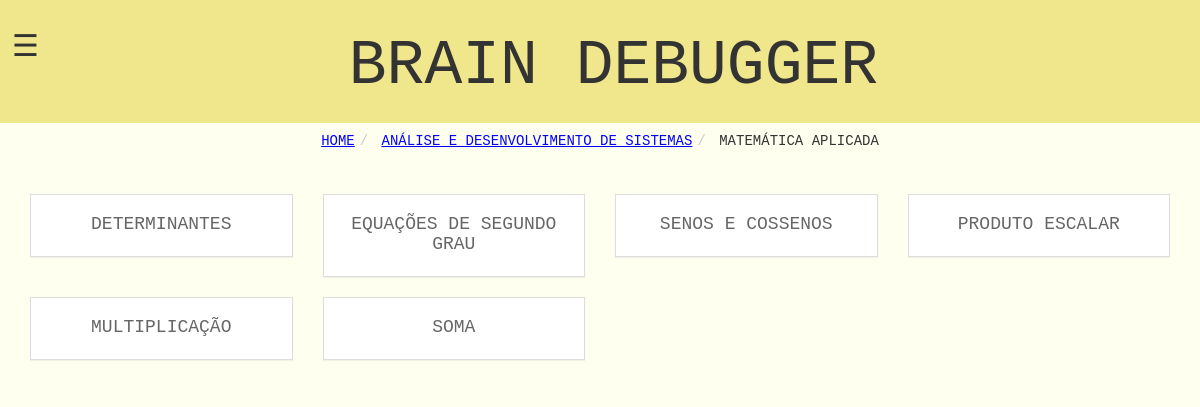
Page /index.php?act=assunto&id=6 (signed in) on the committed database.
### tables this page shows
create table if not exists `assunto`(
	ID_Assunto int primary key NOT NULL AUTO_INCREMENT,
    Nome_Assunto varchar(100),
    ID_Disciplina int
)DEFAULT CHARSET=utf8;

### selections.php (the view, shortened to what this page needs)
<?php
function select($table,$id=0){
  require 'credentials.php';
  $tables = array('curso' => "Curso",'disciplina'=>"Disciplina",
      'assunto'=>"Assunto",'exercicio'=>"Exercicio");
  $conn = mysqli_connect($servername, $username, $password, $dbname);
  mysqli_set_charset($conn,"utf8");
  $header=4;
  $keys=array_keys($tables);
  $pos=array_search($table,$keys);
  $atnome="Nome_".$tables[$table];
  if($table=="curso"){
    $header=1;
    $sql = "SELECT c.* from usuario u JOIN
    usuario_has_Curso uc ON u.ID_Usuario = uc.ID_Usuario JOIN
    curso c ON c.ID_Curso = uc.ID_Curso WHERE uc.ID_Usuario = ".$_SESSION['user'];
  }else{
    $at="ID_".$tables[$keys[$pos-1]];
    $sql = "SELECT * FROM $table where $at=$id" ;
  }
  $result = mysqli_query($conn, $sql);
  $html_result="";
  if (mysqli_num_rows($result) > 0) {
    $tagn="";
    $smname="";
    $cont=0;
    $atid="ID_".$tables[$table];
    while($row = mysqli_fetch_assoc($result)) {
      if(isset($row['Tag'])){
        $tagn=$row['Tag'];
        $smname=$row[$atnome];
      }else{
        $tagn=$row[$atnome];
      }
    if($table=="assunto"&&$_SESSION['tipo']){
        $link="index.php?act=listas&id=".$row[$atid];
      }else{
        $link="index.php?act=".$keys[$pos+1]."&id=".$row[$atid];
    }
      if($cont==4){
        $html_result.="</div>";
        $cont=0;
      }
      if($cont==0){
        $html_result.="<div class='row'>";
      }
      $html_result.=' <div class="col-sm-3">
      <div class="panel panel-default hoverable">
      <a href='.$link.'>
      <div class="panel-heading"><h'.$header.'>'.$tagn.'
      </h'.$header.'><div class="panel-body">'.$smname.
      '</div>
      </div>
      </div>
      </a></div>';
      $cont++;
    }
  }
  else {
  }
  return ($html_result."</div>");
}
function hier($act,$id=0){
  require 'credentials.php';
  $bc=array();
  $conn = mysqli_connect($servername, $username, $password, $dbname);
  mysqli_set_charset($conn,"utf8");
  if($act=="assunto"){
    $sql = "SELECT ID_Curso,Nome_Disciplina
      FROM DISCIPLINA where ID_Disciplina=$id";
    $result=mysqli_query($conn,$sql);
    $row=mysqli_fetch_assoc($result);
    $bc[]=array($id,$row['Nome_Disciplina']);
    $id=$row['ID_Curso'];
    $act="disciplina";
  }
  if($act=="disciplina"){
    $sql = "SELECT Nome_Curso FROM CURSO where ID_Curso=$id";
    $result=mysqli_query($conn,$sql);
    $row=mysqli_fetch_assoc($result);
    $bc[]=array($id,$row['Nome_Curso']);
    $act="curso";
  }
  if($act=="curso"){
    $bc[]=array("","HOME");
  }
  return array_reverse($bc);
}
function breadcrumb($act="",$id=0,$special=""){
  $html_result="<ul class='breadcrumb center'>";
  $array = hier($act,$id);
  if(!empty($array)){
    $order=array("curso","disciplina","assunto","exercicio");
    for($i=0;$i<count($array)-1;$i++){
        $html_result.="<li><a class='bclink' href='index.php?act=".$order[$i];
        if(isset($array[$i][0])){
          $html_result.="&id=".$array[$i][0];
        }
        $html_result.="'>".$array[$i][1]."</a></li>";
    }
    $html_result.="<li>".$array[$i][1]."</li>";
    return $html_result."</ul>";
  }
}
function calls($act,$id,$bc=false){
  switch ($act) {
    case 'assunto':
      return select($act,$id);
      break;
  }
}
?>

### css/style.css (style rules this page uses)
body { font-family: "Courier New", Courier, monospace; background-color: ivory; }
.panel { border-radius: 0; }
.center { text-align: center; }
.panel-heading { color:#666; }
a:link { text-decoration: none; }
.breadcrumb { background-color: inherit; }
.bclink { color:blue; text-decoration: underline; }
.bclink:link { color:blue; text-decoration: underline; }

### rows in the picture
assunto: Nome_Assunto "DETERMINANTES"
assunto: Nome_Assunto "EQUAÇÕES DE SEGUNDO GRAU"
assunto: Nome_Assunto "SENOS E COSSENOS"
assunto: Nome_Assunto "PRODUTO ESCALAR"
assunto: Nome_Assunto "MULTIPLICAÇÃO"
assunto: Nome_Assunto "SOMA"

### other values in the picture
$array[$i][1] "HOME"
$array[$i][1] "ANÁLISE E DESENVOLVIMENTO DE SISTEMAS"
$array[$i][1] "MATEMÁTICA APLICADA"
